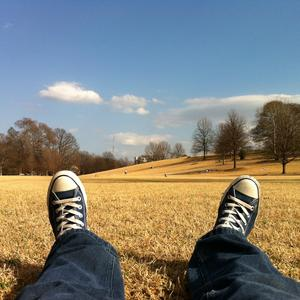
#> input picture images/S01/img1.jpg, 300 x 300 px, found by its file name; the run also reads 1 picture not shown here
$ jupyter execute --allow-errors CV_S01.ipynb   (shell and % lines are left out)
#> lines starting #> are read from the running program, lines starting #| are printed output that depends on the picture; after the words box and inside, x2 and y2 are one past the last pixel; in counts of white or black regions, pixels touching at a corner belong together
# FUM Computer Vision - Session 01

Visit the [course repository on Github](https://github.com/alifarrokh/FUM-ComputerVision) to get access to other sessions.

### Load Required Packages

[cell 1]
import numpy as np
import matplotlib.pyplot as plt
import cv2

### Download Images

[cell 2]
img1 = cv2.imread('img1.jpg')
#> img1 is the input picture: shape (300, 300, 3); mean B, G, R 121.7, 128.7, 128
print(type(img1))
#| <class 'numpy.ndarray'>
print(img1.shape)
#| (300, 300, 3)
plt.imshow(img1)
plt.show()

### Utils

[cell 3]
def imshow(*args, figsize=10, to_rgb=True, title=None, fontsize=12):
    if isinstance(figsize, int):
        figsize = (figsize, figsize)
    images = args[0] if type(args[0]) is list else list(args)
    if to_rgb:
        images = list(map(lambda x: cv2.cvtColor(x, cv2.COLOR_BGR2RGB), images))
    if title is not None:
        assert len(title) == len(images), "Please provide a title for each image."
    plt.figure(figsize=figsize)
    for i in range(1, len(images)+1):
        plt.subplot(1, len(images), i)
        if title is not None:
            plt.title(title[i-1], fontsize=fontsize)
        plt.imshow(images[i-1])
        plt.axis('off')

[cell 4]
img1 = cv2.imread('img1.jpg')
img2 = cv2.imread('img2.jpg')
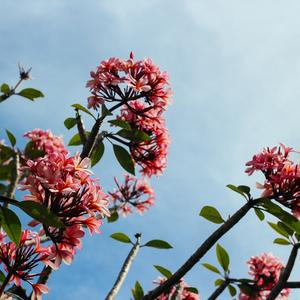
#> input picture images/S01/img2.jpg, 300 x 300 px, found by its file name
#> img2 is the input picture: shape (300, 300, 3); mean B, G, R 163.5, 153, 145
img3 = cv2.imread('img3.jpg')
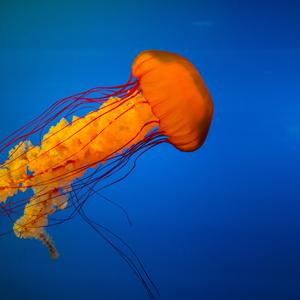
#> input picture images/S01/img3.jpg, 300 x 300 px, found by its file name
#> img3 is the input picture: shape (300, 300, 3); mean B, G, R 133, 79.7, 39.6
imshow(img1, img2, img3, title=['Image 1', 'Image 2', 'Image 3'])

### Loading the Images

- Use `cv2.imread?` to get information about a specific method.
- cv2.imread returns a numpy array.
- cv2 uses bgr channel ordering by default.

```
image = cv2.imread(img, color_flag) -> ndarray

Color Flags:
cv2.IMREAD_COLOR       # default
cv2.IMREAD_GRAYSCALE
cv2.IMREAD_UNCHANGED
```

[cell 5]
img1 = cv2.imread('img3.jpg', cv2.IMREAD_GRAYSCALE)
#> img1: shape (300, 300); min 0, max 204, mean 73.7

temp = cv2.imread('img3.jpg').astype('float32')
b, g, r = cv2.split(temp)

img2 = (0.21*r + 0.72*g + 0.07*b).astype('uint8')
#> img2: shape (300, 300)
img3 = ((r + g + b) / 3.0).astype('uint8')
#> img3: shape (300, 300)

imshow(img1, img2, img3, title=['IMREAD_GRAYSCALE', '0.21R 0.72G 0.07B', 'Average'], figsize=12)

[cell 6]
img = cv2.imread('img3.jpg')
b, g, r = cv2.split(img)

print(f'Image: {img.shape}')
#| Image: (300, 300, 3)
print(f'Channnel: {b.shape}')
#| Channnel: (300, 300)

imshow(img, b, r, title=['Image', 'Blue Channel', 'Red Channel'])

[cell 7]
img_bgr = cv2.imread('img3.jpg')
img_rgb = cv2.cvtColor(img, cv2.COLOR_BGR2RGB)
r, g, b = cv2.split(img_rgb)
titles=['BGR -> RGB', 'RGB -> BGR', 'Blue Channel', 'Red Channel']
imshow(img_bgr, img_rgb, b, r, title=titles, figsize=14)
#> figure, not shown here; B, G, R data is drawn as R, G, B

### Using Array Slicing

[cell 8]
img = cv2.imread('img2.jpg')

start = (80, 80)
end = (150, 150)

img2 = img.copy()[start[0]:end[0], start[1]:end[1]]
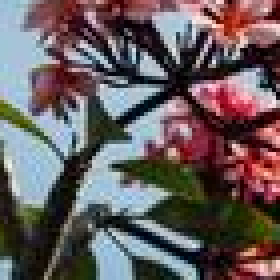
#> img2: shape (70, 70, 3) (shown 4 times larger); mean B, G, R 94.7, 92.6, 103.7
img = cv2.rectangle(img, start, end, (0, 0, 255), 3)
#> img: shape (300, 300, 3); 1.54% of pixels changed, all inside (x1, y1, x2, y2) = (78, 78, 153, 153)

imshow(img, img2)

### Intensity Quantization

[cell 9]
def quantize_simulation(image, n_bits):
    coeff = 2**8 // 2**n_bits
    return (image // coeff) * coeff


img = cv2.imread('img1.jpg', cv2.IMREAD_GRAYSCALE)
#> img: shape (300, 300); min 0, max 255, mean 127.7
img4bit = quantize_simulation(img, 4)
img2bit = quantize_simulation(img, 2)
img1bit = quantize_simulation(img, 1)
#> call 3 of quantize_simulation, with n_bits = 1
#> in quantize_simulation (call 3), `return (image // coeff) * coeff`:
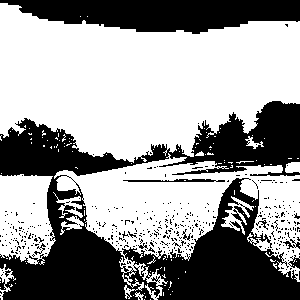
#> returned value: shape (300, 300); values 0 (black) and 128 (white), 60% white; 402 black regions (393 under 20 px), largest, box (x1, y1, x2, y2) and area: (0, 101, 300, 300) 27208, (0, 0, 300, 34) 7189, (123, 179, 225, 182) 213

titles = [
    len(np.unique(img)),
    len(np.unique(img4bit)),
    len(np.unique(img2bit)),
    len(np.unique(img1bit)),
]
#> titles = [256, 16, 4, 2]
imshow(img, img4bit, img2bit, img1bit, title=titles, figsize=20)

### Interpolation

Interpolation Modes:
```
cv2.INTER_CUBIC
cv2.INTER_LINEAR
```

[cell 10]

img = cv2.imread('interpolation.png', cv2.IMREAD_GRAYSCALE)

#> (the rest of this cell did not finish here and is left out)

### Pixel Arithmetic

[cell 11]
# Average
img = cv2.imread('img1.jpg', cv2.IMREAD_GRAYSCALE)
avg = np.zeros_like(img, dtype='uint8')

kernel_size = 5
size = kernel_size - 1

for i in range(img.shape[0]):
    for j in range(img.shape[1]):
        x_start = max(i-size, 0)
        x_end = min(i+size, img.shape[0]-1)
        y_start = max(j-size, 0)
        y_end = min(j+size, img.shape[1]-1)

        value = img[x_start:x_end+1, y_start:y_end+1].mean()
        avg[i, j] = value
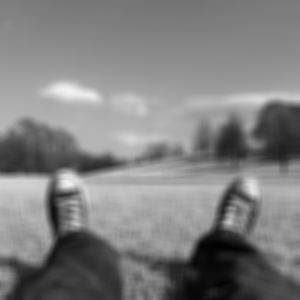
#> avg: shape (300, 300); min 2, max 243, mean 127.2

imshow(img, avg)

[cell 12]
# Subtraction
img = cv2.imread('img1.jpg', cv2.IMREAD_GRAYSCALE)
blur = cv2.GaussianBlur(img, (5, 5), 3)
diff = img - blur
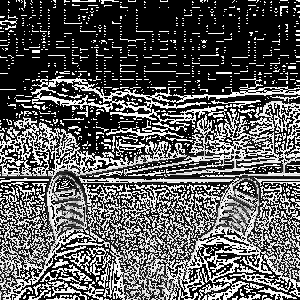
#> diff: shape (300, 300); min 0, max 255, mean 90.6
imshow(img, blur, diff, figsize=15)

[cell 13]
# Masking
img = cv2.imread('img1.jpg', cv2.IMREAD_GRAYSCALE)
mask = np.zeros_like(img, dtype='uint8')
mask[50:150, 50:150] = 1
img_masked = img * mask
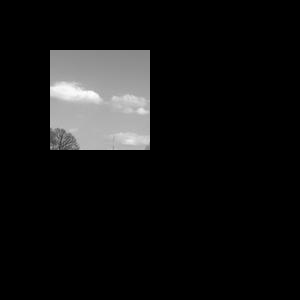
#> img_masked: shape (300, 300); min 0, max 255, mean 18.8
imshow(img, mask, img_masked)

# Affine Transformations

An Affine Transformation can be expressed in the form of a ***matrix multiplication*** (linear transformation) followed by a ***vector addition*** (translation). The key property of this transformation is that **parallel lines remain parallel** after the transformation.This transformation can be formulated as below:

\begin{equation}
\begin{bmatrix}
u \\ v
\end{bmatrix}
=
A_{2 \times 2}
\
\begin{bmatrix}
x \\ y
\end{bmatrix}
+
B_{2 \times 1}
\\
\end{equation}
Or equivalently:
\begin{equation}
\\
\begin{bmatrix}
u \\ v
\end{bmatrix}
=
\begin{bmatrix}
A_{2 \times 2} & B_{2 \times 1}
\end{bmatrix} \ _{2 \times 3}
\ \
\begin{bmatrix}
u \\ v \\ 1
\end{bmatrix}
\end{equation}

Where $ [x \ y] $ is the coordinate of any arbitary point in the source image and $ [u \ v] $ is the corresponding coordinate in the final image.

[cell 14]
def scaling(cx, cy):
    return np.array([
        [cx, 0,  0],
        [0,  cy, 0],
        [0,  0,  1]
    ], dtype='float64')

[cell 15]
def rotation(theta, cx, cy):
    alpha = np.cos(theta)
    beta = np.sin(theta)
    return np.array([
        [alpha, beta,  (1-alpha)*cx - beta*cy],
        [-beta, alpha, beta*cx + (1-alpha)*cy],
        [0,     0,     1]
    ], dtype='float64')

[cell 16]
def translation(tx, ty):
    return np.array([
        [1,  0,  tx],
        [0,  1,  ty],
        [0,  0,  1]
    ], dtype='float64')

[cell 17]
def shear(sv, sh):
    return np.array([
        [1,  sh, 0],
        [sv, 1,  0],
        [0,  0,  1]
    ], dtype='float64')

### Using `cv2.warpAffine()`

[cell 18]
img = cv2.imread('Fig0236(a)(letter_T).tif', cv2.IMREAD_GRAYSCALE)
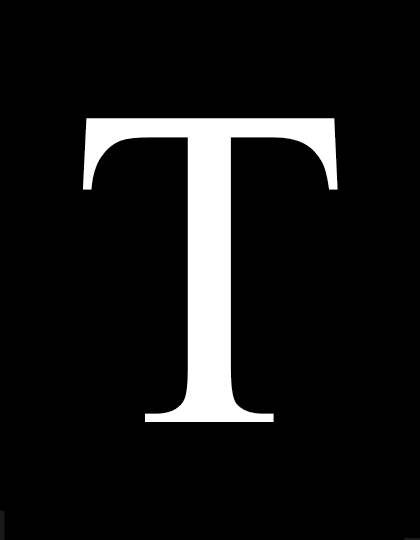
#> input picture images/S01/Fig0236(a)(letter_T).tif, 420 x 540 px, found by its file name
#> img is the input picture: shape (540, 420); min 0, max 255, mean 22.4
height, width = img.shape
#> height = 540; width = 420
final_size = (width, height)
#> final_size = (420, 540)

m_rot1 = rotation(-np.pi/6, cx=width/2, cy=height/2)[:2, :]
m_rot2 = rotation(-np.pi/6, cx=width, cy=height)[:2, :]

img_rot1 = cv2.warpAffine(img, m_rot1, final_size)
img_rot2 = cv2.warpAffine(img, m_rot2, final_size)

title= ['Original', 'Rotation 1', 'Rotation 2']
imshow(img, img_rot1, img_rot2, title=title, figsize=15)

[cell 19]
img = cv2.imread('Fig0236(a)(letter_T).tif', cv2.IMREAD_GRAYSCALE)
height, width = img.shape
final_size = (width, height)

m_translation = translation(0, 50)[:2, :]
m_scaling = scaling(0.8, 2)[:2, :]
m_shearv = shear(0.5, 0)[:2, :]
m_shearh = shear(0, 0.5)[:2, :]

img_translation = cv2.warpAffine(img, m_translation, final_size)
img_scaling = cv2.warpAffine(img, m_scaling, final_size)
img_shearv = cv2.warpAffine(img, m_shearv, final_size)
img_shearh = cv2.warpAffine(img, m_shearh, final_size)

title=['Original', 'Translation', 'Scaling', 'Vertical Shear', 'Horizontal Shear']
imshow(img, img_translation, img_scaling, img_shearv, img_shearh, title=title, figsize=18)

[cell 20]
img = cv2.imread('Fig0236(a)(letter_T).tif', cv2.IMREAD_GRAYSCALE)
height, width = img.shape
final_size = (width, height)

m_translation = translation(-70, -70)
m_scaling = scaling(2, 1)
m_rotation = rotation(- np.pi/6, cx=width/2, cy=height/2)
m_shear = shear(0, -0.5)

m1 = (m_shear @ m_translation @ m_scaling @ m_rotation)[:2, :]
m2 = (m_rotation @ m_translation @ m_scaling @ m_shear)[:2, :]

img1 = cv2.warpAffine(img, m1, final_size)
#> img1: shape (540, 420)
img2 = cv2.warpAffine(img, m2, final_size)
#> img2: shape (540, 420)

imshow(img, img1, img2)

### Implementation - Direct Transformation

[cell 21]
img = cv2.imread('Fig0236(a)(letter_T).tif', cv2.IMREAD_GRAYSCALE)
m = rotation(-np.pi/6, cx=width/2, cy=height/2)[:2, :]

height, width = img.shape
final_size = (width, height)

src_y, src_x = np.indices((height, width))
src_points = np.stack((src_x.ravel(), src_y.ravel(), np.ones(src_y.size))).astype('int64')
dest_points = np.round(m @ src_points).astype(int)

# Filter the points
lower_bound_condition = np.logical_and(dest_points[0,:] >= 0, dest_points[1,:] >= 0)
upper_bound_condition = np.logical_and(dest_points[0,:] < width, dest_points[1,:] < height)
condition = np.logical_and(lower_bound_condition, upper_bound_condition)
src_points = src_points[:2, condition]
dest_points = dest_points[:, condition]

# Fill the output image
out = np.zeros_like(img)
out[dest_points[1], dest_points[0]] = img[src_points[1], src_points[0]]

# Use cv2
out_cv2 = cv2.warpAffine(img, m, final_size)

imshow(img, out, out_cv2, title=['Original', 'Manual', 'Open CV'], figsize=18)
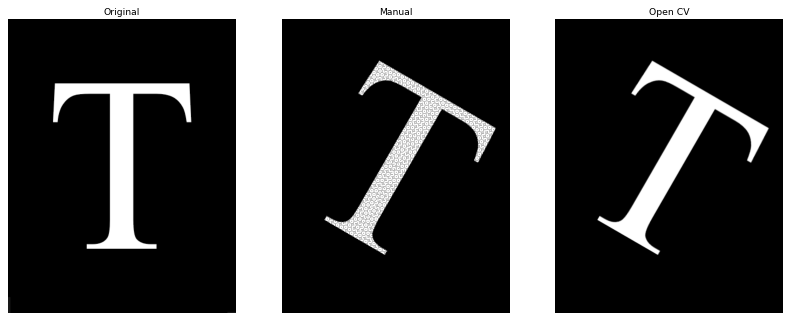
#> figure drawn by matplotlib, 3 panels

### Implementation - Inverse Transformation

Note that $ | \ A_{2 \times 2} \ | $ is usually non-zero, therefore, $ \ A_{2 \times 2} $ is usually invertible. As a result:

\begin{equation}
\begin{bmatrix}
x \\ y
\end{bmatrix}
=
A^{-1}
\
(
\begin{bmatrix}
u \\ v
\end{bmatrix}
-
B)
\\
\end{equation}

[cell 22]
img = cv2.imread('Fig0236(a)(letter_T).tif', cv2.IMREAD_GRAYSCALE)
height, width = img.shape
final_size = (width, height)

images = []

for x in [0.4, 0.6, 0.8, 0.95, 1]:
    m = np.array([
        [1, x, 0],
        [1, 1, 0]
    ], dtype='float64')
    out = cv2.warpAffine(img, m, final_size)
    images.append(out)
#> this loop made 5 passes
#> pass 1, `out = cv2.warpAffine(img, m, final_size)`:
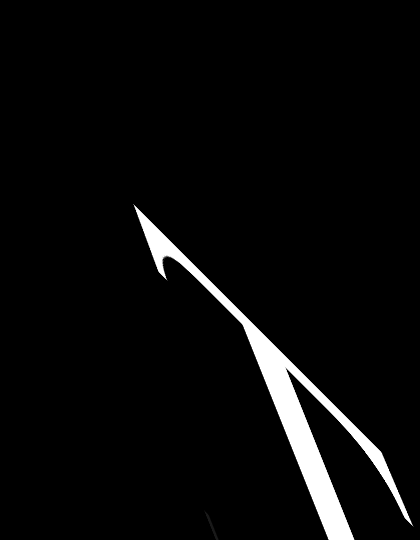
#> out: shape (540, 420); min 0, max 255, mean 10.1
#> after the loop, images = 5 items

imshow(img, *images, figsize=20)

[cell 23]
img = cv2.imread('Fig0236(a)(letter_T).tif', cv2.IMREAD_GRAYSCALE)
m = rotation(-np.pi/6, cx=width/2, cy=height/2)[:2, :]
height, width = img.shape
final_size = (width, height)

# Split m
A = m[:2, :2]
#> A = [[0.866, -0.5], [0.5, 0.866]]
B = m[:2, 2]
#> B = [163.1, -68.83]
A_inv = np.linalg.inv(A)
#> A_inv = [[0.866, 0.5], [-0.5, 0.866]]

# Find indices
dest_y, dest_x = np.indices((height, width))
dest_points = np.stack((dest_x.ravel(), dest_y.ravel())).astype('int64')
src_points = A_inv @ (dest_points - B.reshape(2, 1))
src_points = np.round(src_points).astype('int64')

# Filter the points
# Filter the points
lower_bound_condition = np.logical_and(src_points[0,:] >= 0, src_points[1,:] >= 0)
upper_bound_condition = np.logical_and(src_points[0,:] < width, src_points[1,:] < height)
condition = np.logical_and(lower_bound_condition, upper_bound_condition)
src_points = src_points[:, condition]
dest_points = dest_points[:, condition]

# Fill the ouput image
out = np.zeros_like(img)
out[dest_points[1], dest_points[0]] = img[src_points[1], src_points[0]]

# Use cv2
out_cv2 = cv2.warpAffine(img, m, final_size)

imshow(img, out, out_cv2, title=['Original', 'Manual', 'Open CV'], figsize=18)

### Find A Specefic Transformation Matrix

[cell 24]
img1 = np.full((500, 500, 3), 210, dtype='uint8')
img2 = np.full((500, 500, 3), 210, dtype='uint8')

img1 = cv2.rectangle(img1, (50, 50), (200, 200), (255, 0, 0), -1)
img2 = cv2.rectangle(img2, (200, 80), (300, 120), (255, 0, 0), -1)

# Corresponding points
pts1 = np.array([[50, 50], [200, 200], [200, 50]], dtype='float32')
pts2 = np.array([[200, 80], [300, 120], [300, 80]], dtype='float32')

# Find the transformation matrix
M = cv2.getAffineTransform(pts1, pts2)
out = cv2.warpAffine(img1, M, (img1.shape[1], img1.shape[0]))

imshow(img1, img2, out, title=['Image 1', 'Image 2', 'Transformed Image'])

# Perspective Transform

[cell 25]
imshow(cv2.imread('magazine.jpg'), figsize=14)

[cell 26]
corners = np.array([
    [170, 160],
    [565, 70],
    [380, 600],
    [900, 425]
], dtype='float32')

img = cv2.imread('magazine.jpg')
for x, y in corners:
    x, y = int(x), int(y)
    img = cv2.circle(img, (x,y), radius=7, color=(0, 0, 255), thickness=-1)

imshow(img)

[cell 27]
# Define final width and height
w = 500
h = 650

# Define Corresponding points
corners2 = np.array([
    [0, 0],
    [w, 0],
    [0, h],
    [w, h]
], dtype='float32')

# Find transformation matrix
m = cv2.getPerspectiveTransform(corners, corners2)
print('Transformation matrix shape:', m.shape)

# Transform the image
result = cv2.warpPerspective(img, m, (w, h))

imshow(result)
